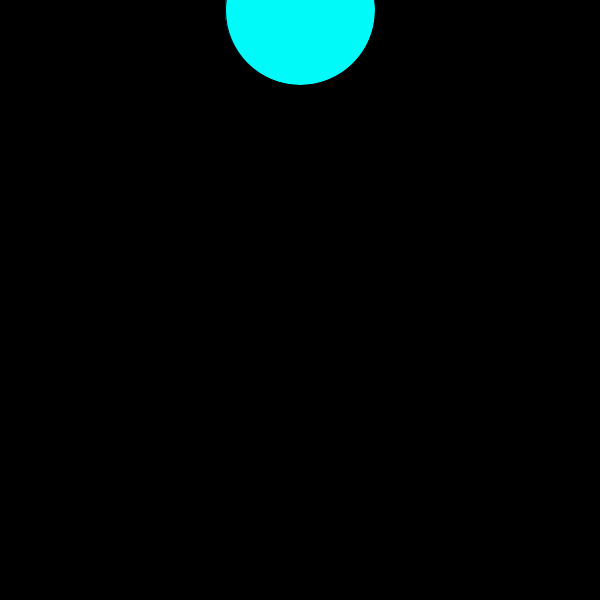
Frame 1 (no input)
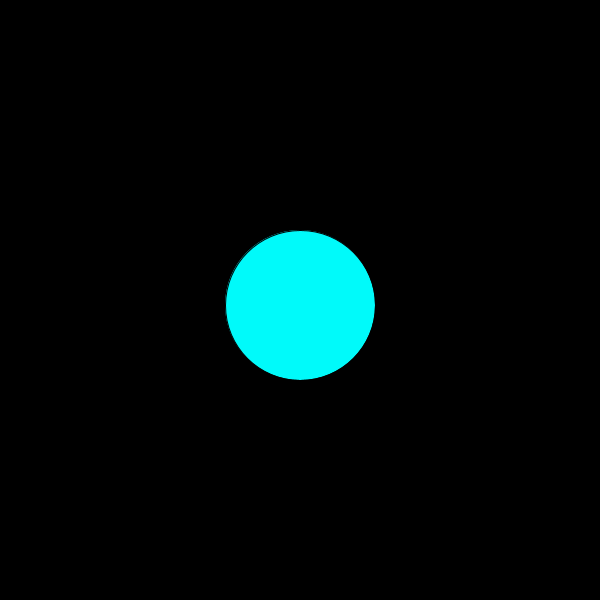
Frame 60 (the mouse pressed at the canvas centre just before this capture)
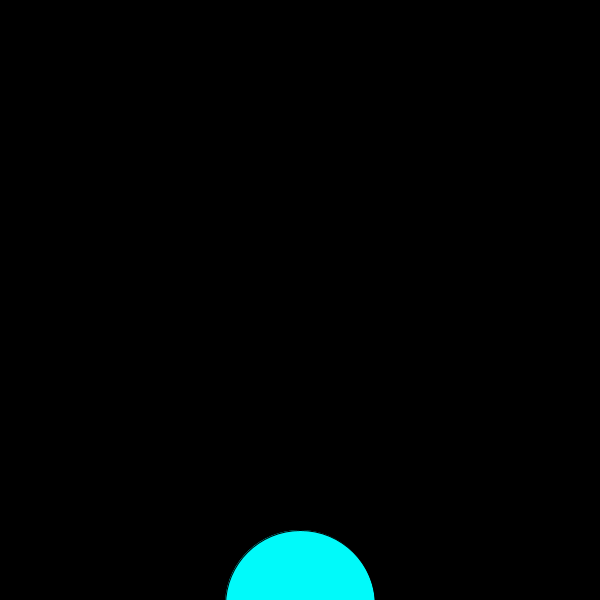
Frame 120 (the mouse held since frame 60 and released just before this capture)

The Processing sketch that drew these frames (run headless with seeded random() and noise(); from frame 60 on, the mouse is pressed at the canvas centre):

// Processing sketch: Cyan_Ball
// ── Cyan_Ball.pde
int MQ;
void setup(){
  size(600,600);
  MQ = 10;
}
void draw(){
  fill(0,250,250);
  background(0);
  ellipse(300,MQ,150,150);
  MQ = MQ + 5;
}
